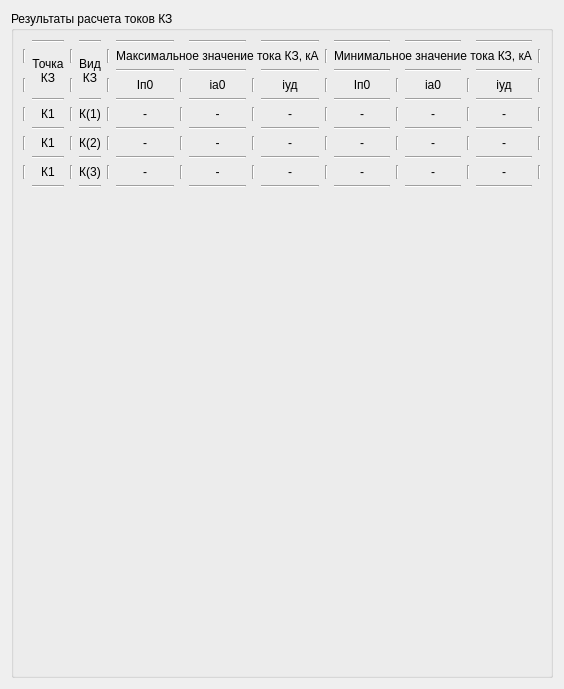
      <widget class="QWidget" name="tab_results">
       <attribute name="title">
        <string>Результаты</string>
       </attribute>
       <layout class="QHBoxLayout" name="horizontalLayout">
        <item>
         <widget class="QGroupBox" name="groupBox_13">
          <property name="title">
           <string>Результаты расчета токов КЗ</string>
          </property>
          <layout class="QVBoxLayout" name="verticalLayout_3">
           <item>
            <layout class="QGridLayout" name="gridLayout_13">
             <item row="9" column="3">
              <widget class="Line" name="line_10">
               <property name="orientation">
                <enum>Qt::Horizontal</enum>
               </property>
              </widget>
             </item>
             <item row="6" column="1">
              <widget class="QLabel" name="label_105">
               <property name="text">
                <string>К1</string>
               </property>
               <property name="alignment">
                <set>Qt::AlignCenter</set>
               </property>
              </widget>
             </item>
             <item row="4" column="10">
              <widget class="Line" name="line_70">
               <property name="orientation">
                <enum>Qt::Vertical</enum>
               </property>
              </widget>
             </item>
             <item row="8" column="11">
              <widget class="QLabel" name="label_Ipomin_2ph">
               <property name="text">
                <string>-</string>
               </property>
               <property name="alignment">
                <set>Qt::AlignCenter</set>
               </property>
              </widget>
             </item>
             <item row="8" column="5">
              <widget class="QLabel" name="label_Ip0max_2ph">
               <property name="text">
                <string>-</string>
               </property>
               <property name="alignment">
                <set>Qt::AlignCenter</set>
               </property>
              </widget>
             </item>
             <item row="10" column="1">
              <widget class="QLabel" name="label_107">
               <property name="text">
                <string>К1</string>
               </property>
               <property name="alignment">
                <set>Qt::AlignCenter</set>
               </property>
              </widget>
             </item>
             <item row="2" column="1" rowspan="3">
              <widget class="QLabel" name="label_95">
               <property name="text">
                <string>Точка
КЗ</string>
               </property>
               <property name="alignment">
                <set>Qt::AlignCenter</set>
               </property>
              </widget>
             </item>
             <item row="4" column="9">
              <widget class="QLabel" name="label_98">
               <property name="text">
                <string>iуд</string>
               </property>
               <property name="alignment">
                <set>Qt::AlignCenter</set>
               </property>
              </widget>
             </item>
             <item row="10" column="3">
              <widget class="QLabel" name="label_102">
               <property name="text">
                <string>К(3)</string>
               </property>
               <property name="alignment">
                <set>Qt::AlignCenter</set>
               </property>
              </widget>
             </item>
             <item row="6" column="9">
              <widget class="QLabel" name="label_i_ud_max_1ph">
               <property name="text">
                <string>-</string>
               </property>
               <property name="alignment">
                <set>Qt::AlignCenter</set>
               </property>
              </widget>
             </item>
             <item row="8" column="3">
              <widget class="QLabel" name="label_104">
               <property name="text">
                <string>К(2)</string>
               </property>
               <property name="alignment">
                <set>Qt::AlignCenter</set>
               </property>
              </widget>
             </item>
             <item row="6" column="15">
              <widget class="QLabel" name="label_i_ud_min_1ph">
               <property name="text">
                <string>-</string>
               </property>
               <property name="alignment">
                <set>Qt::AlignCenter</set>
               </property>
              </widget>
             </item>
             <item row="11" column="9">
              <widget class="Line" name="line_5">
               <property name="orientation">
                <enum>Qt::Horizontal</enum>
               </property>
              </widget>
             </item>
             <item row="7" column="13">
              <widget class="Line" name="line_23">
               <property name="orientation">
                <enum>Qt::Horizontal</enum>
               </property>
              </widget>
             </item>
             <item row="2" column="11" colspan="5">
              <widget class="QLabel" name="label_8">
               <property name="text">
                <string>Минимальное значение тока КЗ, кА</string>
               </property>
              </widget>
             </item>
             <item row="7" column="1">
              <widget class="Line" name="line_17">
               <property name="orientation">
                <enum>Qt::Horizontal</enum>
               </property>
              </widget>
             </item>
             <item row="9" column="11">
              <widget class="Line" name="line_14">
               <property name="orientation">
                <enum>Qt::Horizontal</enum>
               </property>
              </widget>
             </item>
             <item row="10" column="7">
              <widget class="QLabel" name="label_i_ao_max_3ph">
               <property name="text">
                <string>-</string>
               </property>
               <property name="alignment">
                <set>Qt::AlignCenter</set>
               </property>
              </widget>
             </item>
             <item row="6" column="7">
              <widget class="QLabel" name="label_i_ao_max_1ph">
               <property name="text">
                <string>-</string>
               </property>
               <property name="alignment">
                <set>Qt::AlignCenter</set>
               </property>
              </widget>
             </item>
             <item row="6" column="13">
              <widget class="QLabel" name="label_i_ao_min_1ph">
               <property name="text">
                <string>-</string>
               </property>
               <property name="alignment">
                <set>Qt::AlignCenter</set>
               </property>
              </widget>
             </item>
             <item row="6" column="5">
              <widget class="QLabel" name="label_Ip0max_1ph">
               <property name="text">
                <string>-</string>
               </property>
               <property name="alignment">
                <set>Qt::AlignCenter</set>
               </property>
              </widget>
             </item>
             <item row="11" column="7">
              <widget class="Line" name="line_4">
               <property name="orientation">
                <enum>Qt::Horizontal</enum>
               </property>
              </widget>
             </item>
             <item row="10" column="13">
              <widget class="QLabel" name="label_i_ao_min_3ph">
               <property name="text">
                <string>-</string>
               </property>
               <property name="alignment">
                <set>Qt::AlignCenter</set>
               </property>
              </widget>
             </item>
             <item row="10" column="15">
              <widget class="QLabel" name="label_i_ud_min_3ph">
               <property name="text">
                <string>-</string>
               </property>
               <property name="alignment">
                <set>Qt::AlignCenter</set>
               </property>
              </widget>
             </item>
             <item row="6" column="3">
              <widget class="QLabel" name="label_103">
               <property name="text">
                <string>К(1)</string>
               </property>
               <property name="alignment">
                <set>Qt::AlignCenter</set>
               </property>
              </widget>
             </item>
             <item row="8" column="7">
              <widget class="QLabel" name="label_i_ao_max_2ph">
               <property name="text">
                <string>-</string>
               </property>
               <property name="alignment">
                <set>Qt::AlignCenter</set>
               </property>
              </widget>
             </item>
             <item row="9" column="13">
              <widget class="Line" name="line_15">
               <property name="orientation">
                <enum>Qt::Horizontal</enum>
               </property>
              </widget>
             </item>
             <item row="4" column="7">
              <widget class="QLabel" name="label_97">
               <property name="text">
                <string>iа0</string>
               </property>
               <property name="alignment">
                <set>Qt::AlignCenter</set>
               </property>
              </widget>
             </item>
             <item row="10" column="9">
              <widget class="QLabel" name="label_i_ud_max_3ph">
               <property name="text">
                <string>-</string>
               </property>
               <property name="alignment">
                <set>Qt::AlignCenter</set>
               </property>
              </widget>
             </item>
             <item row="7" column="3">
              <widget class="Line" name="line_18">
               <property name="orientation">
                <enum>Qt::Horizontal</enum>
               </property>
              </widget>
             </item>
             <item row="11" column="5">
              <widget class="Line" name="line_3">
               <property name="orientation">
                <enum>Qt::Horizontal</enum>
               </property>
              </widget>
             </item>
             <item row="11" column="13">
              <widget class="Line" name="line_7">
               <property name="orientation">
                <enum>Qt::Horizontal</enum>
               </property>
              </widget>
             </item>
             <item row="4" column="11">
              <widget class="QLabel" name="label_100">
               <property name="text">
                <string>Iп0</string>
               </property>
               <property name="alignment">
                <set>Qt::AlignCenter</set>
               </property>
              </widget>
             </item>
             <item row="6" column="11">
              <widget class="QLabel" name="label_Ipomin_1ph">
               <property name="text">
                <string>-</string>
               </property>
               <property name="alignment">
                <set>Qt::AlignCenter</set>
               </property>
              </widget>
             </item>
             <item row="9" column="1">
              <widget class="Line" name="line_9">
               <property name="orientation">
                <enum>Qt::Horizontal</enum>
               </property>
              </widget>
             </item>
             <item row="8" column="13">
              <widget class="QLabel" name="label_i_ao_min_2ph">
               <property name="text">
                <string>-</string>
               </property>
               <property name="alignment">
                <set>Qt::AlignCenter</set>
               </property>
              </widget>
             </item>
             <item row="9" column="7">
              <widget class="Line" name="line_12">
               <property name="orientation">
                <enum>Qt::Horizontal</enum>
               </property>
              </widget>
             </item>
             <item row="9" column="5">
              <widget class="Line" name="line_11">
               <property name="orientation">
                <enum>Qt::Horizontal</enum>
               </property>
              </widget>
             </item>
             <item row="10" column="5">
              <widget class="QLabel" name="label_Ip0max_3ph">
               <property name="text">
                <string>-</string>
               </property>
               <property name="alignment">
                <set>Qt::AlignCenter</set>
               </property>
              </widget>
             </item>
             <item row="8" column="1">
              <widget class="QLabel" name="label_106">
               <property name="text">
                <string>К1</string>
               </property>
               <property name="alignment">
                <set>Qt::AlignCenter</set>
               </property>
              </widget>
             </item>
             <item row="10" column="11">
              <widget class="QLabel" name="label_Ipomin_3ph">
               <property name="text">
                <string>-</string>
               </property>
               <property name="alignment">
                <set>Qt::AlignCenter</set>
               </property>
              </widget>
             </item>
             <item row="2" column="3" rowspan="3">
              <widget class="QLabel" name="label_94">
               <property name="text">
                <string>Вид
КЗ</string>
               </property>
               <property name="alignment">
                <set>Qt::AlignCenter</set>
               </property>
              </widget>
             </item>
             <item row="0" column="13">
              <widget class="Line" name="line_45">
               <property name="orientation">
                <enum>Qt::Horizontal</enum>
               </property>
              </widget>
             </item>
             <item row="11" column="15">
              <widget class="Line" name="line_8">
               <property name="orientation">
                <enum>Qt::Horizontal</enum>
               </property>
              </widget>
             </item>
             <item row="7" column="11">
              <widget class="Line" name="line_22">
               <property name="orientation">
                <enum>Qt::Horizontal</enum>
               </property>
              </widget>
             </item>
             <item row="11" column="3">
              <widget class="Line" name="line_2">
               <property name="orientation">
                <enum>Qt::Horizontal</enum>
               </property>
              </widget>
             </item>
             <item row="8" column="9">
              <widget class="QLabel" name="label_i_ud_max_2ph">
               <property name="text">
                <string>-</string>
               </property>
               <property name="alignment">
                <set>Qt::AlignCenter</set>
               </property>
              </widget>
             </item>
             <item row="4" column="5">
              <widget class="QLabel" name="label_96">
               <property name="text">
                <string>Iп0</string>
               </property>
               <property name="alignment">
                <set>Qt::AlignCenter</set>
               </property>
              </widget>
             </item>
             <item row="2" column="5" colspan="5">
              <widget class="QLabel" name="label_4">
               <property name="text">
                <string>Максимальное значение тока КЗ, кА</string>
               </property>
              </widget>
             </item>
             <item row="4" column="13">
              <widget class="QLabel" name="label_101">
               <property name="text">
                <string>iа0</string>
               </property>
               <property name="alignment">
                <set>Qt::AlignCenter</set>
               </property>
              </widget>
             </item>
             <item row="4" column="15">
              <widget class="QLabel" name="label_99">
               <property name="text">
                <string>iуд</string>
               </property>
               <property name="alignment">
                <set>Qt::AlignCenter</set>
               </property>
              </widget>
             </item>
             <item row="8" column="15">
              <widget class="QLabel" name="label_i_ud_min_2ph">
               <property name="text">
                <string>-</string>
               </property>
               <property name="alignment">
                <set>Qt::AlignCenter</set>
               </property>
              </widget>
             </item>
             <item row="11" column="1">
              <widget class="Line" name="line">
               <property name="orientation">
                <enum>Qt::Horizontal</enum>
               </property>
              </widget>
             </item>
             <item row="6" column="2">
              <widget class="Line" name="line_54">
               <property name="orientation">
                <enum>Qt::Vertical</enum>
               </property>
              </widget>
             </item>
             <item row="7" column="5">
              <widget class="Line" name="line_19">
               <property name="orientation">
                <enum>Qt::Horizontal</enum>
               </property>
              </widget>
             </item>
             <item row="9" column="15">
              <widget class="Line" name="line_16">
               <property name="orientation">
                <enum>Qt::Horizontal</enum>
               </property>
              </widget>
             </item>
             <item row="7" column="7">
              <widget class="Line" name="line_20">
               <property name="orientation">
                <enum>Qt::Horizontal</enum>
               </property>
              </widget>
             </item>
             <item row="8" column="0">
              <widget class="Line" name="line_50">
               <property name="orientation">
                <enum>Qt::Vertical</enum>
               </property>
              </widget>
             </item>
             <item row="9" column="9">
              <widget class="Line" name="line_13">
               <property name="orientation">
                <enum>Qt::Horizontal</enum>
               </property>
              </widget>
             </item>
             <item row="5" column="9">
              <widget class="Line" name="line_29">
               <property name="orientation">
                <enum>Qt::Horizontal</enum>
               </property>
              </widget>
             </item>
             <item row="0" column="11">
              <widget class="Line" name="line_44">
               <property name="orientation">
                <enum>Qt::Horizontal</enum>
               </property>
              </widget>
             </item>
             <item row="5" column="15">
              <widget class="Line" name="line_32">
               <property name="orientation">
                <enum>Qt::Horizontal</enum>
               </property>
              </widget>
             </item>
             <item row="0" column="3">
              <widget class="Line" name="line_40">
               <property name="orientation">
                <enum>Qt::Horizontal</enum>
               </property>
              </widget>
             </item>
             <item row="5" column="5">
              <widget class="Line" name="line_27">
               <property name="orientation">
                <enum>Qt::Horizontal</enum>
               </property>
              </widget>
             </item>
             <item row="0" column="15">
              <widget class="Line" name="line_46">
               <property name="orientation">
                <enum>Qt::Horizontal</enum>
               </property>
              </widget>
             </item>
             <item row="6" column="0">
              <widget class="Line" name="line_49">
               <property name="orientation">
                <enum>Qt::Vertical</enum>
               </property>
              </widget>
             </item>
             <item row="11" column="11">
              <widget class="Line" name="line_6">
               <property name="orientation">
                <enum>Qt::Horizontal</enum>
               </property>
              </widget>
             </item>
             <item row="3" column="11">
              <widget class="Line" name="line_36">
               <property name="orientation">
                <enum>Qt::Horizontal</enum>
               </property>
              </widget>
             </item>
             <item row="0" column="1">
              <widget class="Line" name="line_39">
               <property name="orientation">
                <enum>Qt::Horizontal</enum>
               </property>
              </widget>
             </item>
             <item row="8" column="10">
              <widget class="Line" name="line_73">
               <property name="orientation">
                <enum>Qt::Vertical</enum>
               </property>
              </widget>
             </item>
             <item row="5" column="7">
              <widget class="Line" name="line_28">
               <property name="orientation">
                <enum>Qt::Horizontal</enum>
               </property>
              </widget>
             </item>
             <item row="5" column="11">
              <widget class="Line" name="line_30">
               <property name="orientation">
                <enum>Qt::Horizontal</enum>
               </property>
              </widget>
             </item>
             <item row="5" column="13">
              <widget class="Line" name="line_31">
               <property name="orientation">
                <enum>Qt::Horizontal</enum>
               </property>
              </widget>
             </item>
             <item row="2" column="2">
              <widget class="Line" name="line_52">
               <property name="orientation">
                <enum>Qt::Vertical</enum>
               </property>
              </widget>
             </item>
             <item row="0" column="9">
              <widget class="Line" name="line_43">
               <property name="orientation">
                <enum>Qt::Horizontal</enum>
               </property>
              </widget>
             </item>
             <item row="3" column="9">
              <widget class="Line" name="line_35">
               <property name="orientation">
                <enum>Qt::Horizontal</enum>
               </property>
              </widget>
             </item>
             <item row="3" column="13">
              <widget class="Line" name="line_37">
               <property name="orientation">
                <enum>Qt::Horizontal</enum>
               </property>
              </widget>
             </item>
             <item row="0" column="7">
              <widget class="Line" name="line_42">
               <property name="orientation">
                <enum>Qt::Horizontal</enum>
               </property>
              </widget>
             </item>
             <item row="3" column="15">
              <widget class="Line" name="line_38">
               <property name="orientation">
                <enum>Qt::Horizontal</enum>
               </property>
              </widget>
             </item>
             <item row="6" column="8">
              <widget class="Line" name="line_67">
               <property name="orientation">
                <enum>Qt::Vertical</enum>
               </property>
              </widget>
             </item>
             <item row="7" column="15">
              <widget class="Line" name="line_24">
               <property name="orientation">
                <enum>Qt::Horizontal</enum>
               </property>
              </widget>
             </item>
             <item row="0" column="5">
              <widget class="Line" name="line_41">
               <property name="orientation">
                <enum>Qt::Horizontal</enum>
               </property>
              </widget>
             </item>
             <item row="7" column="9">
              <widget class="Line" name="line_21">
               <property name="orientation">
                <enum>Qt::Horizontal</enum>
               </property>
              </widget>
             </item>
             <item row="5" column="1">
              <widget class="Line" name="line_25">
               <property name="orientation">
                <enum>Qt::Horizontal</enum>
               </property>
              </widget>
             </item>
             <item row="3" column="7">
              <widget class="Line" name="line_34">
               <property name="orientation">
                <enum>Qt::Horizontal</enum>
               </property>
              </widget>
             </item>
             <item row="5" column="3">
              <widget class="Line" name="line_26">
               <property name="orientation">
                <enum>Qt::Horizontal</enum>
               </property>
              </widget>
             </item>
             <item row="8" column="2">
              <widget class="Line" name="line_55">
               <property name="orientation">
                <enum>Qt::Vertical</enum>
               </property>
              </widget>
             </item>
             <item row="4" column="0">
              <widget class="Line" name="line_48">
               <property name="orientation">
                <enum>Qt::Vertical</enum>
               </property>
              </widget>
             </item>
             <item row="3" column="5">
              <widget class="Line" name="line_33">
               <property name="orientation">
                <enum>Qt::Horizontal</enum>
               </property>
              </widget>
             </item>
             <item row="4" column="2">
              <widget class="Line" name="line_53">
               <property name="orientation">
                <enum>Qt::Vertical</enum>
               </property>
              </widget>
             </item>
             <item row="6" column="6">
              <widget class="Line" name="line_63">
               <property name="orientation">
                <enum>Qt::Vertical</enum>
               </property>
              </widget>
             </item>
             <item row="10" column="0">
              <widget class="Line" name="line_51">
               <property name="orientation">
                <enum>Qt::Vertical</enum>
               </property>
              </widget>
             </item>
             <item row="8" column="4">
              <widget class="Line" name="line_60">
               <property name="orientation">
                <enum>Qt::Vertical</enum>
               </property>
              </widget>
             </item>
             <item row="8" column="6">
              <widget class="Line" name="line_64">
               <property name="orientation">
                <enum>Qt::Vertical</enum>
               </property>
              </widget>
             </item>
             <item row="10" column="8">
              <widget class="Line" name="line_69">
               <property name="orientation">
                <enum>Qt::Vertical</enum>
               </property>
              </widget>
             </item>
             <item row="10" column="2">
              <widget class="Line" name="line_56">
               <property name="orientation">
                <enum>Qt::Vertical</enum>
               </property>
              </widget>
             </item>
             <item row="4" column="4">
              <widget class="Line" name="line_58">
               <property name="orientation">
                <enum>Qt::Vertical</enum>
               </property>
              </widget>
             </item>
             <item row="4" column="8">
              <widget class="Line" name="line_66">
               <property name="orientation">
                <enum>Qt::Vertical</enum>
               </property>
              </widget>
             </item>
             <item row="8" column="8">
              <widget class="Line" name="line_68">
               <property name="orientation">
                <enum>Qt::Vertical</enum>
               </property>
              </widget>
             </item>
             <item row="10" column="4">
              <widget class="Line" name="line_61">
               <property name="orientation">
                <enum>Qt::Vertical</enum>
               </property>
              </widget>
             </item>
             <item row="2" column="0">
              <widget class="Line" name="line_47">
               <property name="orientation">
                <enum>Qt::Vertical</enum>
               </property>
              </widget>
             </item>
             <item row="4" column="6">
              <widget class="Line" name="line_62">
               <property name="orientation">
                <enum>Qt::Vertical</enum>
               </property>
              </widget>
             </item>
             <item row="6" column="4">
              <widget class="Line" name="line_59">
               <property name="orientation">
                <enum>Qt::Vertical</enum>
               </property>
              </widget>
             </item>
             <item row="10" column="6">
              <widget class="Line" name="line_65">
               <property name="orientation">
                <enum>Qt::Vertical</enum>
               </property>
              </widget>
             </item>
             <item row="2" column="4">
              <widget class="Line" name="line_57">
               <property name="orientation">
                <enum>Qt::Vertical</enum>
               </property>
              </widget>
             </item>
             <item row="6" column="12">
              <widget class="Line" name="line_76">
               <property name="orientation">
                <enum>Qt::Vertical</enum>
               </property>
              </widget>
             </item>
             <item row="6" column="10">
              <widget class="Line" name="line_72">
               <property name="orientation">
                <enum>Qt::Vertical</enum>
               </property>
              </widget>
             </item>
             <item row="6" column="14">
              <widget class="Line" name="line_80">
               <property name="orientation">
                <enum>Qt::Vertical</enum>
               </property>
              </widget>
             </item>
             <item row="4" column="14">
              <widget class="Line" name="line_79">
               <property name="orientation">
                <enum>Qt::Vertical</enum>
               </property>
              </widget>
             </item>
             <item row="10" column="10">
              <widget class="Line" name="line_74">
               <property name="orientation">
                <enum>Qt::Vertical</enum>
               </property>
              </widget>
             </item>
             <item row="10" column="12">
              <widget class="Line" name="line_78">
               <property name="orientation">
                <enum>Qt::Vertical</enum>
               </property>
              </widget>
             </item>
             <item row="10" column="14">
              <widget class="Line" name="line_82">
               <property name="orientation">
                <enum>Qt::Vertical</enum>
               </property>
              </widget>
             </item>
             <item row="8" column="14">
              <widget class="Line" name="line_81">
               <property name="orientation">
                <enum>Qt::Vertical</enum>
               </property>
              </widget>
             </item>
             <item row="4" column="12">
              <widget class="Line" name="line_75">
               <property name="orientation">
                <enum>Qt::Vertical</enum>
               </property>
              </widget>
             </item>
             <item row="8" column="12">
              <widget class="Line" name="line_77">
               <property name="orientation">
                <enum>Qt::Vertical</enum>
               </property>
              </widget>
             </item>
             <item row="2" column="10">
              <widget class="Line" name="line_71">
               <property name="orientation">
                <enum>Qt::Vertical</enum>
               </property>
              </widget>
             </item>
             <item row="4" column="16">
              <widget class="Line" name="line_83">
               <property name="orientation">
                <enum>Qt::Vertical</enum>
               </property>
              </widget>
             </item>
             <item row="2" column="16">
              <widget class="Line" name="line_84">
               <property name="orientation">
                <enum>Qt::Vertical</enum>
               </property>
              </widget>
             </item>
             <item row="6" column="16">
              <widget class="Line" name="line_85">
               <property name="orientation">
                <enum>Qt::Vertical</enum>
               </property>
              </widget>
             </item>
             <item row="8" column="16">
              <widget class="Line" name="line_86">
               <property name="orientation">
                <enum>Qt::Vertical</enum>
               </property>
              </widget>
             </item>
             <item row="10" column="16">
              <widget class="Line" name="line_87">
               <property name="orientation">
                <enum>Qt::Vertical</enum>
               </property>
              </widget>
             </item>
            </layout>
           </item>
           <item>
            <spacer name="verticalSpacer">
             <property name="orientation">
              <enum>Qt::Vertical</enum>
             </property>
             <property name="sizeHint" stdset="0">
              <size>
               <width>20</width>
               <height>478</height>
              </size>
             </property>
            </spacer>
           </item>
          </layout>
         </widget>
        </item>
       </layout>
      </widget>
